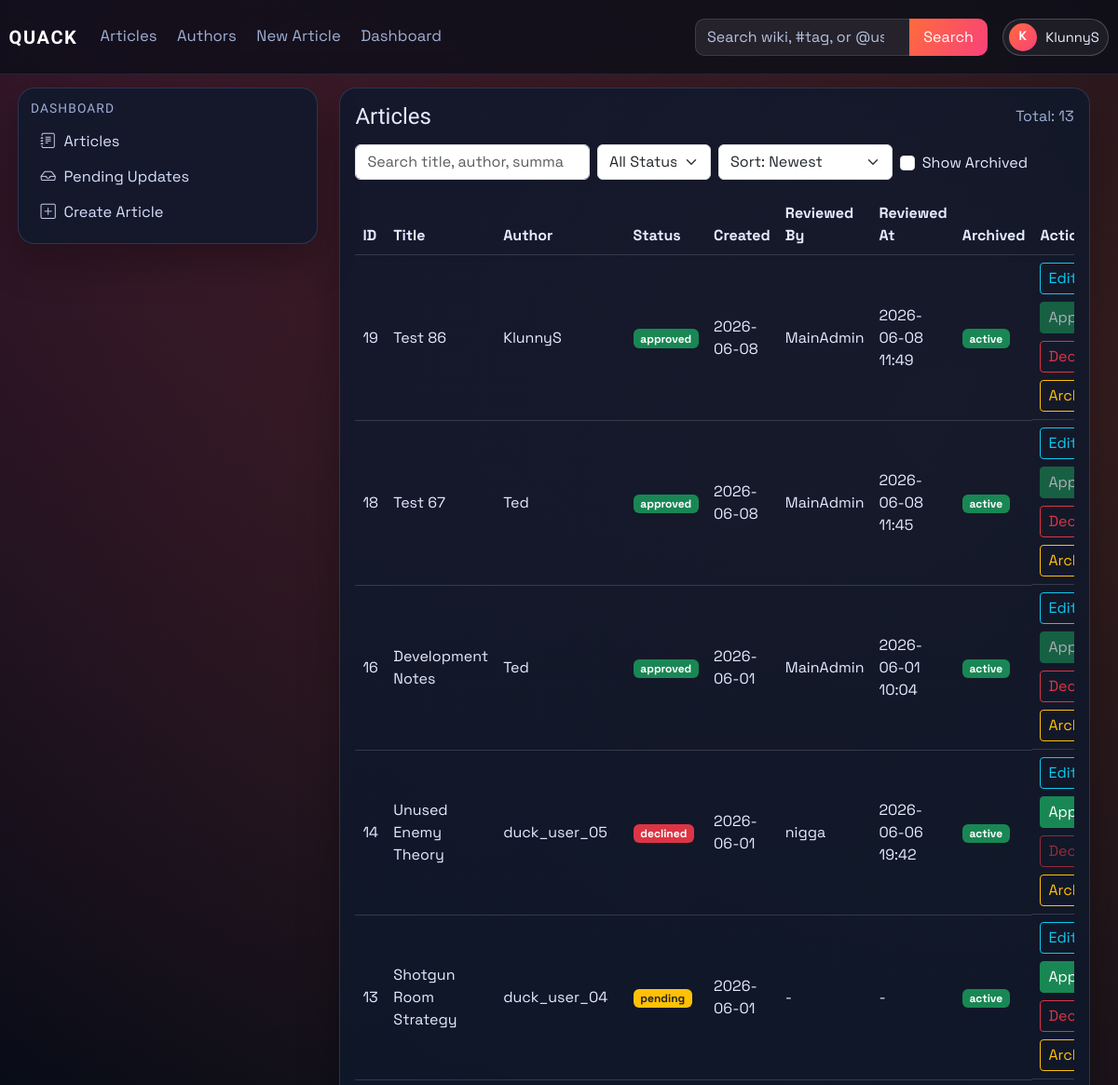
The page /dashboard/articles (signed in, upper part) on the database as committed earlier.
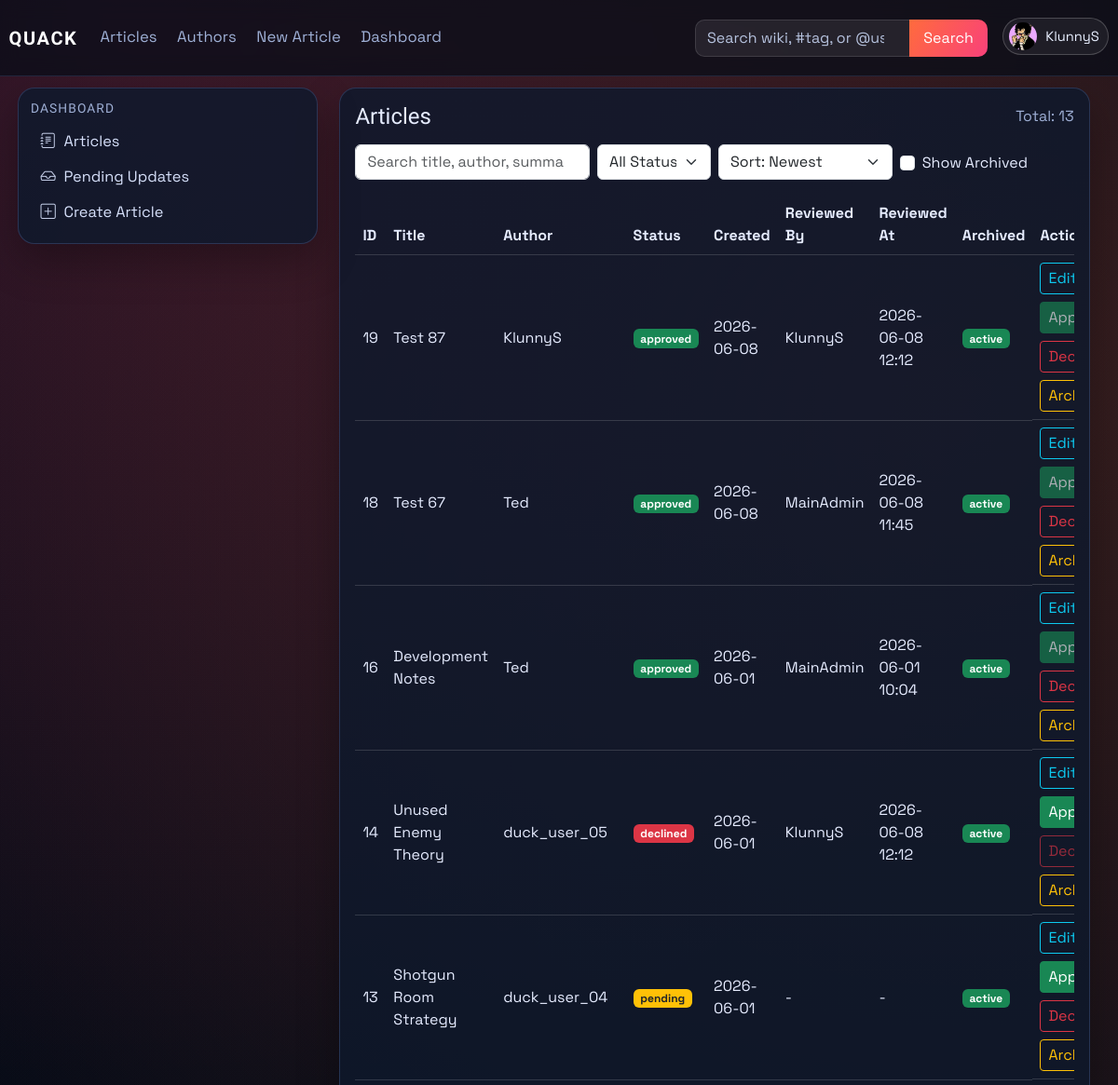
The same page on the database as committed later.
### models.py (models this page shows, shortened)
class User(db.Model, UserMixin):
    id = db.Column(db.Integer, primary_key=True)
    username = db.Column(db.String(120), unique=True, nullable=False)
    email = db.Column(db.String(120), unique=True, nullable=False)
    password_hash = db.Column(db.String(128), nullable=False)
    profile_image_url = db.Column(db.String(120), nullable=True)
    public_display_name = db.Column(db.String(80), nullable=True)
    public_bio = db.Column(db.Text, nullable=True)
    created_at = db.Column(db.DateTime, default=datetime.utcnow)
    role = db.Column(db.String(30), default='user')
    is_archived = db.Column(db.Boolean, default=False, nullable=False)
    archived_at = db.Column(db.DateTime, nullable=True)

class Article(db.Model):
    id = db.Column(db.Integer, primary_key=True)
    title = db.Column(db.String(120), unique=True, nullable=False)
    author = db.Column(db.String(120), nullable=False)
    created_at = db.Column(db.DateTime, default=datetime.utcnow)
    image_url = db.Column(db.String(120), default='default.png')
    summary = db.Column(db.Text)
    content = db.Column(db.Text, nullable=False)
    infobox_data = db.Column(db.Text, nullable=True)
    tags = db.Column(db.JSON, default=list)
    status = db.Column(db.String(20), default='pending', nullable=False)
    approved_by = db.Column(db.String(120), nullable=True)
    approved_at = db.Column(db.DateTime, nullable=True)
    is_archived = db.Column(db.Boolean, default=False, nullable=False)
    archived_at = db.Column(db.DateTime, nullable=True)

### main.py (the view)
@app.route('/dashboard/articles')
@role_required(['admin', 'writer'])
def dashboard_articles():
    search = (request.args.get('q') or '').strip()
    status_filter = (request.args.get('status') or 'all').strip().lower()
    show_archived = request.args.get('show_archived') == '1'
    sort = (request.args.get('sort') or 'newest').strip().lower()
    query = Article.query
    if not show_archived:
        query = query.filter(Article.is_archived.is_(False))
    if status_filter in {'pending', 'approved', 'declined'}:
        query = query.filter(Article.status == status_filter)
    sort_map = {
        'newest': Article.created_at.desc(),
        'oldest': Article.created_at.asc(),
        'title_az': Article.title.asc(),
        'title_za': Article.title.desc(),
        'status_az': Article.status.asc(),
        'status_za': Article.status.desc(),
    }
    articles = query.order_by(sort_map.get(sort, Article.created_at.desc())).all()
    if search:
        articles = [article_obj for article_obj in articles if article_matches_search(article_obj, search)]
    article_links = {article_obj.id: article_public_url(article_obj) for article_obj in articles}
    author_users = active_users_by_username(article_obj.author for article_obj in articles)
    return render_template(
        'dashboard_articles.html',
        articles=articles,
        article_links=article_links,
        author_users=author_users,
        search=search,
        status_filter=status_filter,
        show_archived=show_archived,
        sort=sort,
    )

### main.py (called while the page is built)
def get_site_settings():
    settings = SiteSettings.query.get(1)
    if not settings:
        settings = SiteSettings(id=1)
        db.session.add(settings)
        db.session.commit()
    return settings

@app.context_processor
def inject_site_settings():
    return {'site_settings': get_site_settings()}

@login_manager.user_loader
def load_user(user_id):
    user = User.query.get(int(user_id))
    if user and user.is_archived:
        return None
    return user

def role_required(role_names: list):
    def decorator(func):
        @wraps(func)
        @login_required
        def wrapper(*args, **kwargs):
            if current_user.role not in role_names:
                abort(403)
            return func(*args, **kwargs)
        return wrapper
    return decorator

def article_public_url(article_obj: Article) -> str:
    if article_has_tag(article_obj, static_page_tag('about-us')):
        return url_for('about')
    return url_for('article', article_title=article_obj.title)

def normalize_identity(value: str) -> str:
    ascii_value = unicodedata.normalize('NFKD', value or '').encode('ascii', 'ignore').decode('ascii')
    return re.sub(r'[^a-z0-9]+', '', ascii_value.lower())

### templates/dashboard_articles.html (shortened to what the changed rows need)
{% extends "_base.html" %}
{% block content %}
<div class="container-fluid px-0">
    <section id="articles-section" class="card p-3">
        <div class="table-responsive">
            <table class="table table-hover align-middle">
                <thead>
                    <tr>
                        <th>ID</th>
                        <th>Title</th>
                        <th>Author</th>
                        <th>Status</th>
                        <th>Created</th>
                        <th>Reviewed By</th>
                        <th>Reviewed At</th>
                        <th>Archived</th>
                        {% if current_user.role in ['admin', 'writer'] %}
                        <th>Actions</th>
                        {% endif %}
                    </tr>
                </thead>
                <tbody>
                    {% for article in articles %}
                    <tr>
                        <td>{{ article.id }}</td>
                        <td>
                            <a href="{{ article_links[article.id] }}">{{ article.title }}</a>
                        </td>
                        <td>
                            {% set author_user = author_users.get(article.author) %}
                            {% if author_user %}
                            <a href="{{ url_for('public_profile', username=author_user.username) }}">{{ author_user.public_display_name or author_user.username }}</a>
                            {% else %}
                            {{ article.author }}
                            {% endif %}
                        </td>
                        <td>
                            {% if article.status == 'approved' %}
                            <span class="badge bg-success">approved</span>
                            {% elif article.status == 'declined' %}
                            <span class="badge bg-danger">declined</span>
                            {% else %}
                            <span class="badge bg-warning text-dark">pending</span>
                            {% endif %}
                        </td>
                        <td>{{ article.created_at.strftime('%Y-%m-%d') if article.created_at else '-' }}</td>
                        <td>{{ article.approved_by or '-' }}</td>
                        <td>{{ article.approved_at.strftime('%Y-%m-%d %H:%M') if article.approved_at else '-' }}</td>
                        <td>
                            {% if article.is_archived %}
                            <span class="badge bg-secondary">archived</span>
                            {% else %}
                            <span class="badge bg-success">active</span>
                            {% endif %}
                        </td>
                        {% if current_user.role in ['admin', 'writer'] %}
                        <td class="d-flex gap-2 flex-wrap">
                            <a href="{{ url_for('edit_article', article_id=article.id) }}" class="btn btn-outline-info btn-sm">Edit</a>
                            <form method="POST" action="{{ url_for('approve', article_id=article.id) }}">
                                <button type="submit" class="btn btn-success btn-sm" {% if article.status == 'approved' or article.is_archived %}disabled{% endif %}>Approve</button>
                            </form>
                            <form method="POST" action="{{ url_for('decline', article_id=article.id) }}">
                                <button type="submit" class="btn btn-outline-danger btn-sm" {% if article.status == 'declined' or article.is_archived %}disabled{% endif %}>Decline</button>
                            </form>
                            <form method="POST" action="{{ url_for('toggle_archive_article', article_id=article.id) }}">
                                <button type="submit" class="btn btn-outline-warning btn-sm">{% if article.is_archived %}Restore{% else %}Archive{% endif %}</button>
                            </form>
                        </td>
                        {% endif %}
                    </tr>
                    {% endfor %}
                </tbody>
            </table>
        </div>
    </section>
</div>
{% endblock %}

### templates/partials/navbar.html (shortened to what this page needs)
<nav class="navbar navbar-expand-lg main-nav">
    <div class="container-fluid nav-wrap">
        <a class="navbar-brand brand-mark" href="{{ url_for('index') }}">QUACK</a>
        <div class="collapse navbar-collapse" id="navbarNav">
            <ul class="navbar-nav me-auto nav-links">
                <li class="nav-item"><a class="nav-link" href="{{ url_for('articles') }}">Articles</a></li>
                <li class="nav-item"><a class="nav-link" href="{{ url_for('authors') }}">Authors</a></li>
                <li class="nav-item"><a class="nav-link" href="{{ url_for('create_article') }}">New Article</a></li>
                {% if current_user.is_authenticated and current_user.role == "admin" %}
                <li class="nav-item"><a class="nav-link" href="{{ url_for('dashboard_users') }}">Dashboard</a></li>
                {% elif current_user.is_authenticated and current_user.role == "writer" %}
                <li class="nav-item"><a class="nav-link" href="{{ url_for('dashboard_articles') }}">Dashboard</a></li>
                {% endif %}
            </ul>
            <ul class="navbar-nav ms-auto align-items-lg-center nav-tools">
                <li class="nav-item nav-search-wrap">
                    <form class="nav-search" method="GET" action="{{ url_for('site_search') }}">
                        {% set nav_query = request.args.get('q', '') %}
                        {% if request.endpoint == 'authors' and request.args.get('all') == '1' and nav_query %}
                            {% set nav_query = '@' ~ nav_query %}
                        {% elif request.endpoint not in ['articles', 'authors'] %}
                            {% set nav_query = '' %}
                        {% endif %}
                        <input class="form-control" type="search" name="q" value="{{ nav_query }}" placeholder="Search wiki, #tag, or @user">
                        <button class="btn btn-brand" type="submit">Search</button>
                    </form>
                </li>
                {% if current_user.is_authenticated %}
                <li class="nav-item dropdown ms-lg-3">
                    <a class="profile-trigger" href="#" role="button" data-bs-toggle="dropdown" aria-expanded="false">
                        {% if current_user.profile_image_url %}
                        <img class="profile-avatar profile-avatar-img" src="{{ url_for('static', filename='img/' ~ current_user.profile_image_url) }}" alt="{{ current_user.username }} profile picture">
                        {% else %}
                        <span class="profile-avatar">{{ current_user.username[0]|upper }}</span>
                        {% endif %}
                        <span class="profile-name">{{ current_user.username }}</span>
                    </a>
                </li>
                {% else %}
                <li class="nav-item ms-lg-3">
                    <a class="btn btn-outline-light nav-login-btn" href="{{ url_for('login') }}">Login</a>
                </li>
                {% endif %}
            </ul>
        </div>
    </div>
</nav>

Rows that differ between the two databases and show on the page:
changed User "KlunnyS": profile_image_url: picture added; username "K" → (not shown)
changed Article id 19: title "Test 86" → "Test 87"; approved_by "MainAdmin" → "KlunnyS"; approved_at "2026-06-08 11:49" → "2026-06-08 12:12"
changed Article "Unused Enemy Theory": approved_by "nigga" → "KlunnyS"; approved_at "2026-06-06 19:42" → "2026-06-08 12:12"
